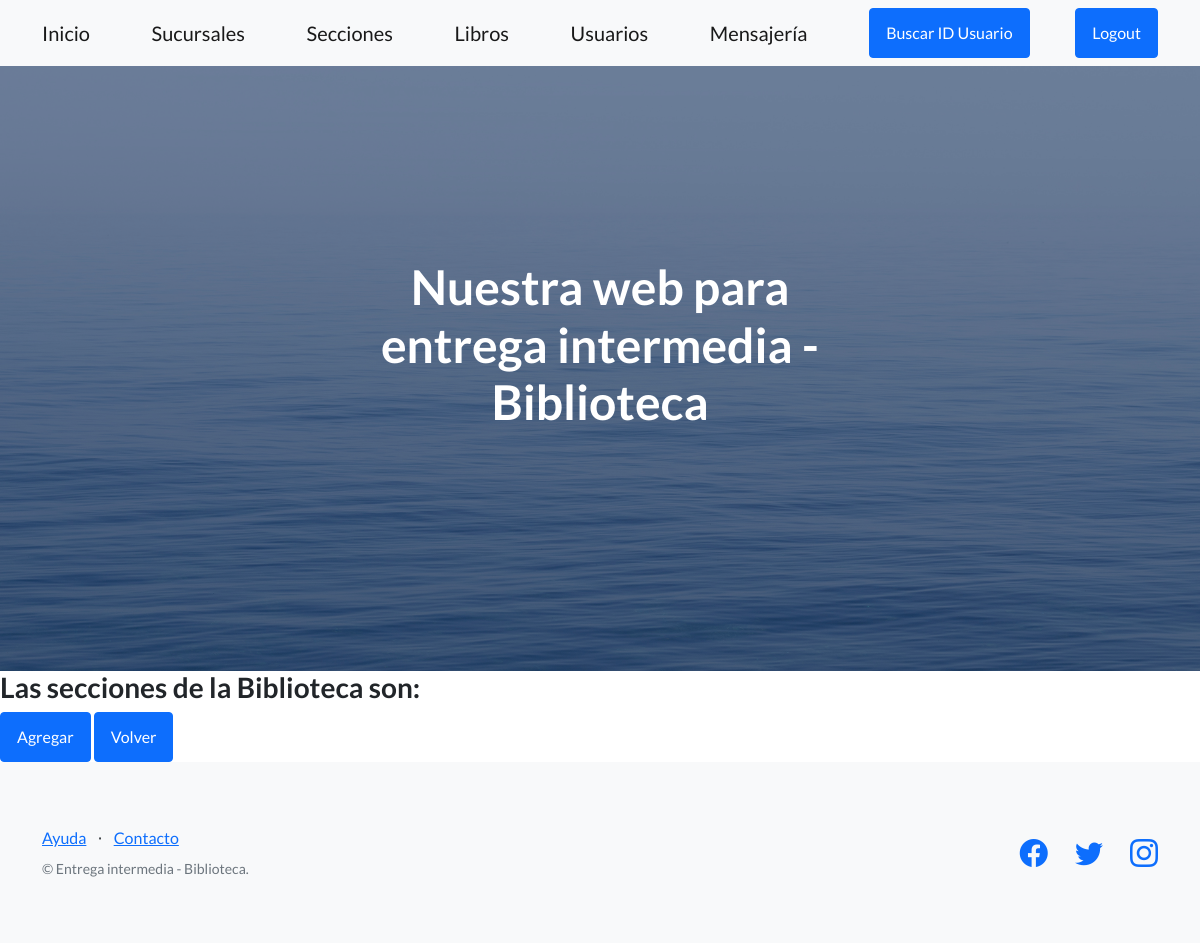
Before: /biblioteca/secciones with the older database file.
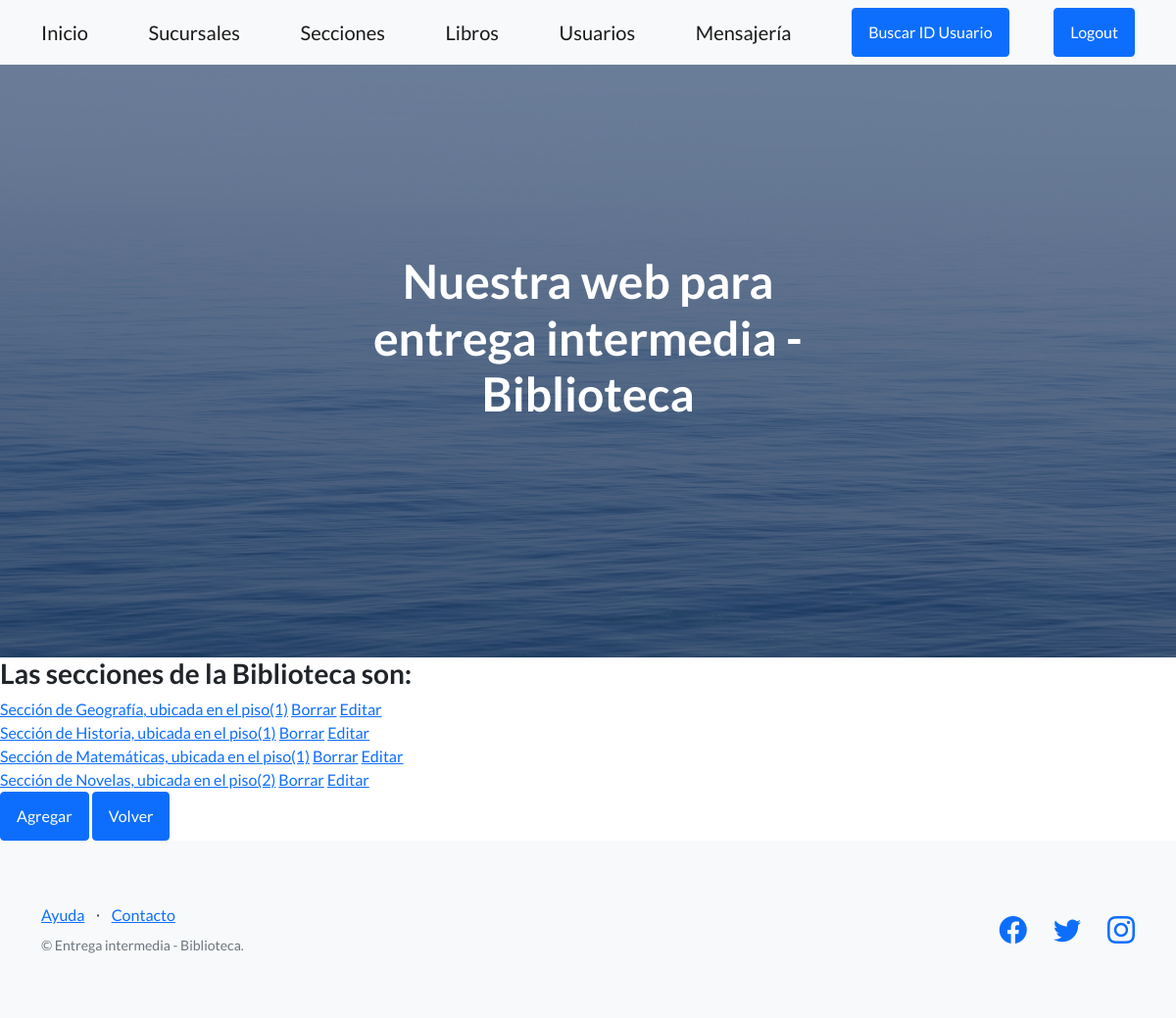
After: the same page with the newer database file.
### AppEntrega1/models.py (models this page shows)
class Seccion(models.Model):
    nombre = models.CharField(max_length=50, verbose_name='Nombre de la seccion')
    piso = models.IntegerField()
    def __str__(self):
        return f'Sección de {self.nombre}, ubicada en el piso({self.piso})'

### AppEntrega1/views.py (the view)
# urls.py: path('secciones', SeccionListView.as_view(), name = 'secciones'),
class SeccionListView(ListView):
    model = Seccion
    template_name = 'AppEntrega1/seccion.html'
    context_object_name = 'secciones'

### templates/AppEntrega1/seccion.html (shortened to what this page needs)
{% extends 'AppEntrega1/padre.html' %}
{% block contenidoQueCambia %}
    <h3> Las secciones de la Biblioteca son: </h3>
    {% for seccion in secciones%}
    <a href="{% url 'seccion_view' seccion.id %}">{{ seccion }}</a>
    <a href="{% url 'seccion_delete' seccion.id %}">Borrar</a>
    <a href="{% url 'seccion_update' seccion.id %}">Editar</a>
        <br>
    {% endfor %}
<a class="btn btn-primary" href="{% url 'seccion_add' %}"> Agregar </a>
<a class="btn btn-primary" href="{% url 'inicio' %}"> Volver </a>
{% endblock %}

Changed rows visible on the page:
added Seccion: nombre+piso "Sección de Geografía, ubicada en el piso(1)"
added Seccion: nombre+piso "Sección de Historia, ubicada en el piso(1)"
added Seccion: nombre+piso "Sección de Matemáticas, ubicada en el piso(1)"
added Seccion: nombre+piso "Sección de Novelas, ubicada en el piso(2)"
